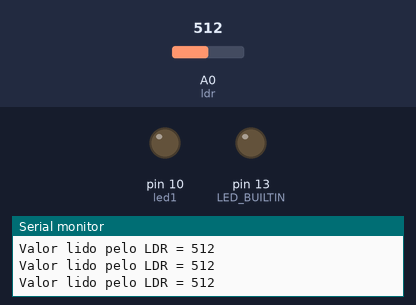
Bench run of a program on a simulated Arduino Uno, built with avr-gcc and run on an emulated ATmega328P. Shown: output pins drawn as LEDs (lit = HIGH), the last lines printed to the serial monitor. Inputs (shaded band) come from the test bench; at power-on: A0 (ldr) = 512.

Above: at 1.2 s.
1.3 s: A0 (ldr) set to 484
At 2.5 s:
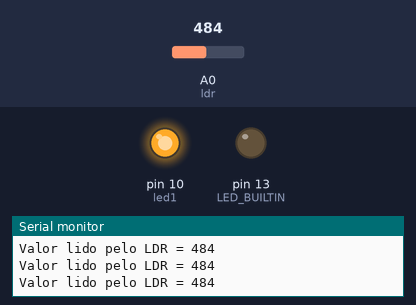
2.8 s: A0 (ldr) set to 510
At 4.0 s:
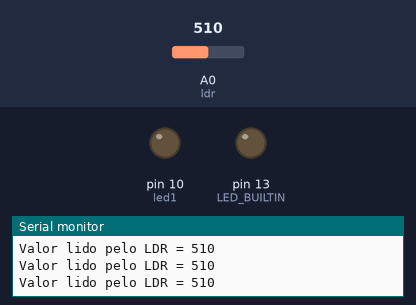
4.3 s: A0 (ldr) set to 490
At 5.4 s:
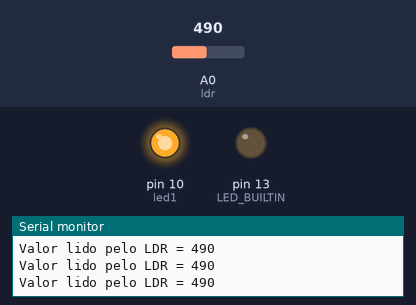
Timing chart, 0 to 7.3 s (numbered marks = the images above; inputs shaded):
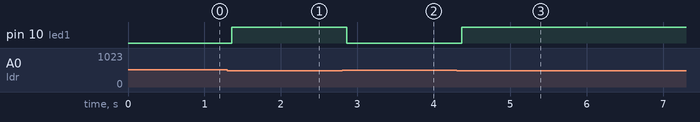

Measured:
- the behaviour switches between 501 and 500 on A0 (ldr) (found by bisection; images 0 and 1)
- after the input at 1.3 s, pin 10 (led1): LOW → HIGH after 0.05 s
- after the input at 2.8 s, pin 10 (led1): HIGH → LOW after 0.06 s
- after the input at 4.3 s, pin 10 (led1): LOW → HIGH after 0.06 s

The program:

main.cpp
```cpp
#include <Arduino.h>

// VARIABLES
  int ldr = A0; //Atribui A0 a variável ldr
  int led1 = 10;
  int valorldr = 0; //Declara a variável valorldr como inteiro

void setup() {

  pinMode(LED_BUILTIN, OUTPUT);
  pinMode(ldr, INPUT);  //Define ldr (pino analógico A0) como saída
  pinMode(led1, OUTPUT);

  Serial.begin(9600); //Inicialização da comunicação serial, com taxa de

}

void loop() {

  // INDICADOR DE LOOP DA PLACA
  digitalWrite(LED_BUILTIN, HIGH);

  valorldr = analogRead(ldr); //Lê o valor do sensor ldr e armazena na variável valorldr

  Serial.print("Valor lido pelo LDR = "); //Imprime na serial a mensagem
  Serial.println(valorldr); //Imprime na serial os dados de valorldr

  if (valorldr > 500) {
    digitalWrite(led1, LOW);
  } else {
    digitalWrite(led1, HIGH);
  }

  // INDICADOR DE LOOP DA PLACA
  digitalWrite(LED_BUILTIN, LOW);
  delay(150);

}
```
